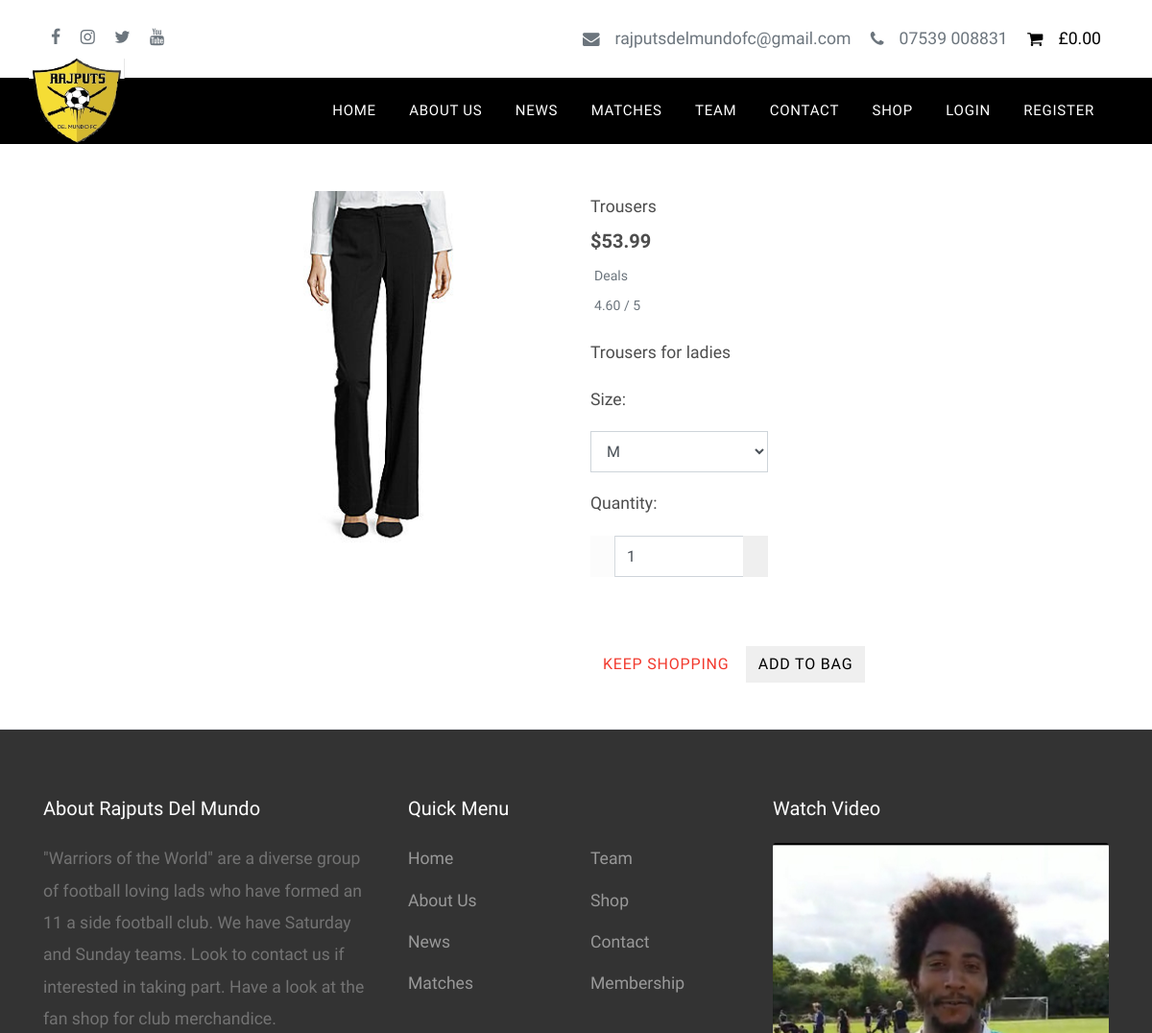
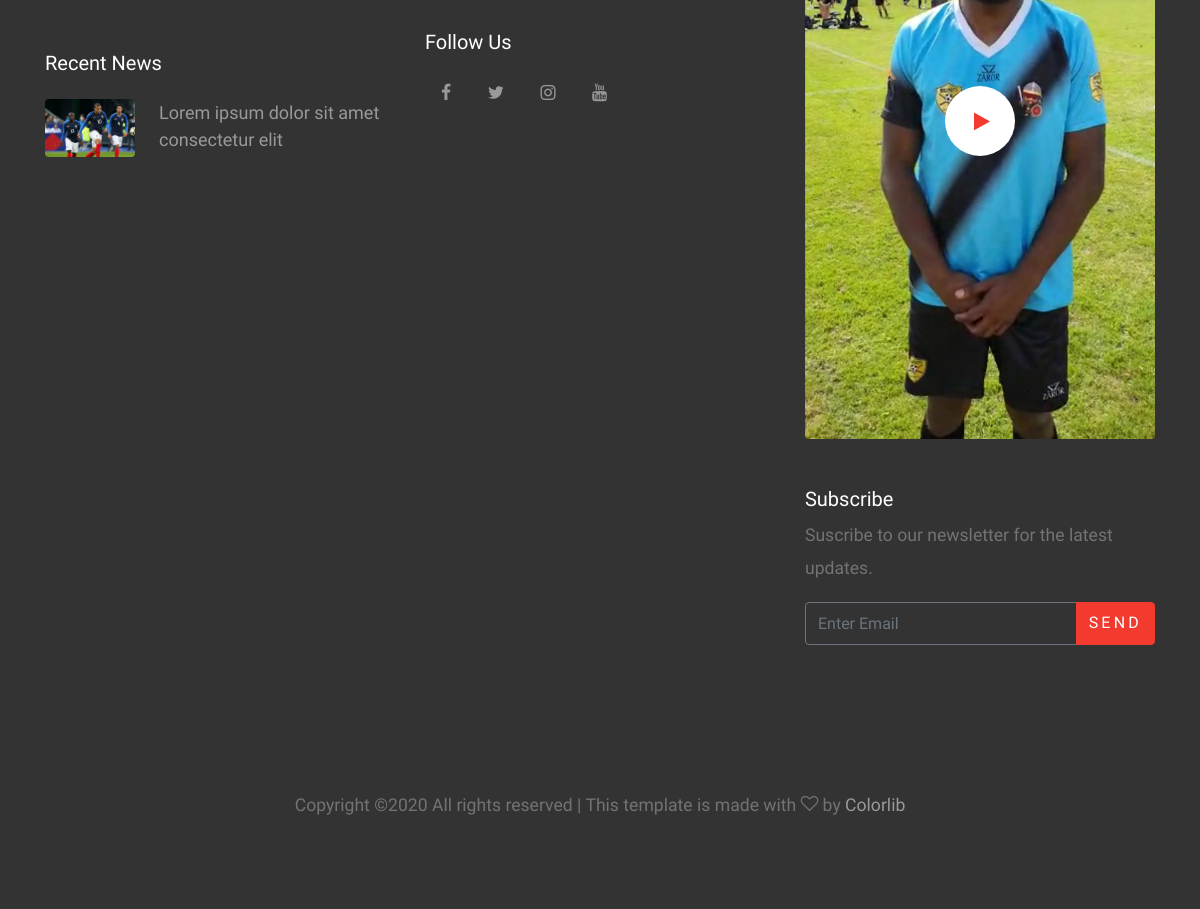
/products/1, run on the app's committed database (2 pictures, top to bottom).
### products/models.py (models this page shows, shortened)
class Product(models.Model):
    category = models.ForeignKey('Category', null=True, blank=True, on_delete=models.SET_NULL)
    sku = models.CharField(max_length=254, null=True, blank=True)
    name = models.CharField(max_length=254)
    description = models.TextField()
    has_sizes = models.BooleanField(default=False, null=True, blank=True)
    price = models.DecimalField(max_digits=6, decimal_places=2)
    rating = models.DecimalField(max_digits=6, decimal_places=2, null=True, blank=True)
    image_url = models.URLField(max_length=1024, null=True, blank=True)
    image = models.ImageField(null=True, blank=True)

class Category(models.Model):
    class Meta:
        verbose_name_plural = 'Categories'
    name = models.CharField(max_length=254)
    friendly_name = models.CharField(max_length=254, null=True, blank=True)

### products/views.py (the view)
# urls.py: path('<product_id>', views.product_detail, name='product_detail'),
def product_detail(request, product_id):
    product = get_object_or_404(Product, pk=product_id)
    context = {
        'product': product,
    }
    return render(request, 'products/product_detail.html', context)

### bag/contexts.py (called while the page is built, shortened)
def bag_contents(request):
    bag_items = []
    total = 0
    product_count = 0
    bag = request.session.get('bag', {})
    if total < settings.FREE_DELIVERY_THRESHOLD:
        delivery = total * Decimal(settings.STANDARD_DELIVERY_PERCENTAGE / 100)
        free_delivery_delta = settings.FREE_DELIVERY_THRESHOLD - total
    else:
        delivery = 0
        free_delivery_delta = 0
    grand_total = delivery + total
    context = {
        'bag_items': bag_items,
        'total': total,
        'product_count': product_count,
        'delivery': delivery,
        'free_delivery_delta': free_delivery_delta,
        'free_delivery_threshold': settings.FREE_DELIVERY_THRESHOLD,
        'grand_total': grand_total,
    }
    return context

### products/templates/products/product_detail.html (shortened to what this page needs)
{% extends "base.html" %}
{% load static %}
{% block page_header %}
    <div class="container header-container">
        <div class="row">
            <div class="col"></div>
        </div>
    </div>
{% endblock %}
{% block content %}
    <div class="container-fluid">
        <div class="row">
            <div class="col-12 col-md-6 col-lg-4 offset-lg-2">
                <div class="image-container my-5">
                    {% if product.image %}
                        <a href="{{ product.image.url }}" target="_blank">
                            <img class="card-img-top img-fluid" src="{{ product.image.url }}" alt="{{ product.name }}">
                        </a>
                        {% else %}
                        <a href="">
                            <img class="card-img-top img-fluid" src="{{ MEDIA_URL }}noimage.png" alt="{{ product.name }}">
                        </a>
                    {% endif %}
                </div>
            </div>
            <div class="col-12 col-md-6 col-lg-4">
                <div class="product-details-container mb-5 mt-md-5">
                    <p class="mb-0">{{ product.name }}</p>
                    <p class="lead mb-0 text-left font-weight-bold">${{ product.price }}</p>
                    {% if product.category %}
                    <p class="small mt-1 mb-0">
                        <a class="text-muted" href="{% url 'products' %}?category={{ product.category.name }}">
                            {{ product.category.friendly_name }}
                        </a>
                    </p>
                    {% endif %}
                    {% if product.rating %}
                        <small class="text-muted">{{ product.rating }} / 5</small>
                    {% else %}
                        <small class="text-muted">No Rating</small>
                    {% endif %}
                    <p class="mt-3">{{ product.description }}</p>
                    <form class="form" action="{% url 'add_to_bag' product.id %}" method="POST">
                        <div class="form-row">
                            {% with product.has_sizes as s %}
                            {% if s %}
                                <div class="col-12">
                                    <p><strong>Size:</strong></p>
                                    <select class="form-control rounded-0 w-50" name="product_size" id='id_product_size'>
                                        <option value="m" selected>M</option>
                                    </select>
                                </div>
                            {% endif %}
                            <div class="col-12">
                                <p class="mt-3"><strong>Quantity:</strong></p>
                                <div class="form-group w-50">
                                    <div class="input-group">
                                        <div class="input-group-prepend">
                                            <button class="decrement-qty btn btn-black rounded-0"
                                                data-item_id="{{ product.id }}" id="decrement-qty_{{ product.id }}">
                                            </button>
                                        </div>
                                        <input class="form-control qty_input" type="number"
                                            name="quantity" value="1" min="1" max="99"
                                            data-item_id="{{ product.id }}"
                                            id="id_qty_{{ product.id }}">
                                        <div class="input-group-append">
                                            <button class="increment-qty btn btn-black rounded-0"
                                                data-item_id="{{ product.id }}" id="increment-qty_{{ product.id }}">
                                            </button>
                                        </div>
                                    </div>
                                </div>
                            </div>
                            <div class="col{% if s %}-12 mt-2{% endif %}">
                                <a href="{% url 'products' %}" class="btn btn-outline-black rounded-0 mt-5">
                                    <span class="text-uppercase">Keep Shopping</span>
                                </a>
                                <input type="submit" class="btn btn-black rounded-0 text-uppercase mt-5" value="Add to Bag">
                            </div>
                            {% endwith %}
                        </div>
                    </form>
                </div>
            </div>
        </div>
    </div>
{% endblock %}

### static/css/style.css (style rules this page uses)
body { line-height: 1.9; color: #4d4d4d; font-weight: 300; font-size: 1.1rem; }
a { -webkit-transition: .3s all ease; -o-transition: .3s all ease; transition: .3s all ease; }
.btn { text-transform: uppercase; position: relative; -webkit-transition: 0.2s all ease-in-out !important; -o-transition: 0.2s all ease-in-out !important; transition: 0.2s all ease-in-out !important; top: 0; letter-spacing: .05em; }
.form-control { height: 43px; }

### data on the page
Product: image (picture), name "Trousers", price "53.99", category.friendly_name "Deals", rating "4.60", description "Trousers for ladies", quantity "1"
